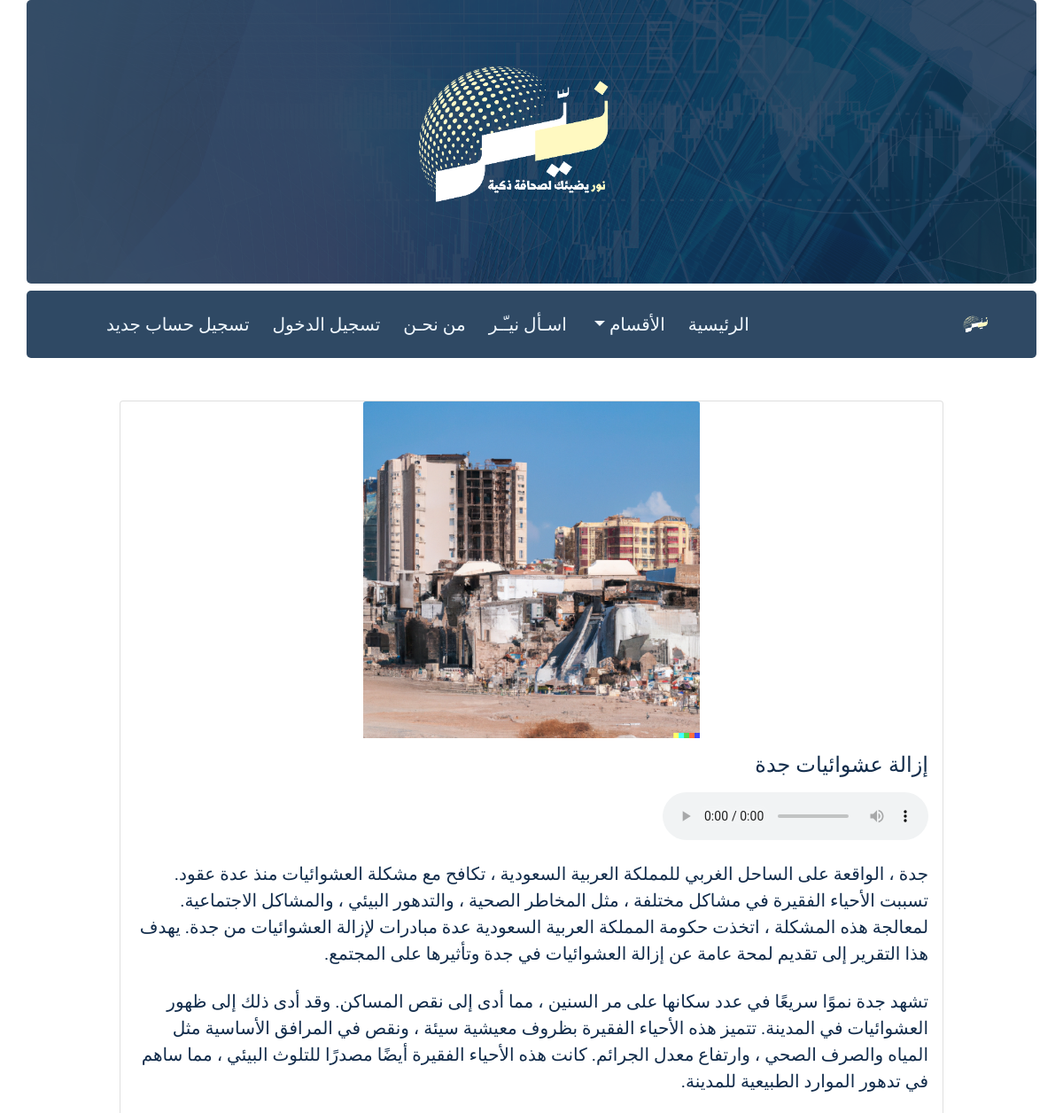
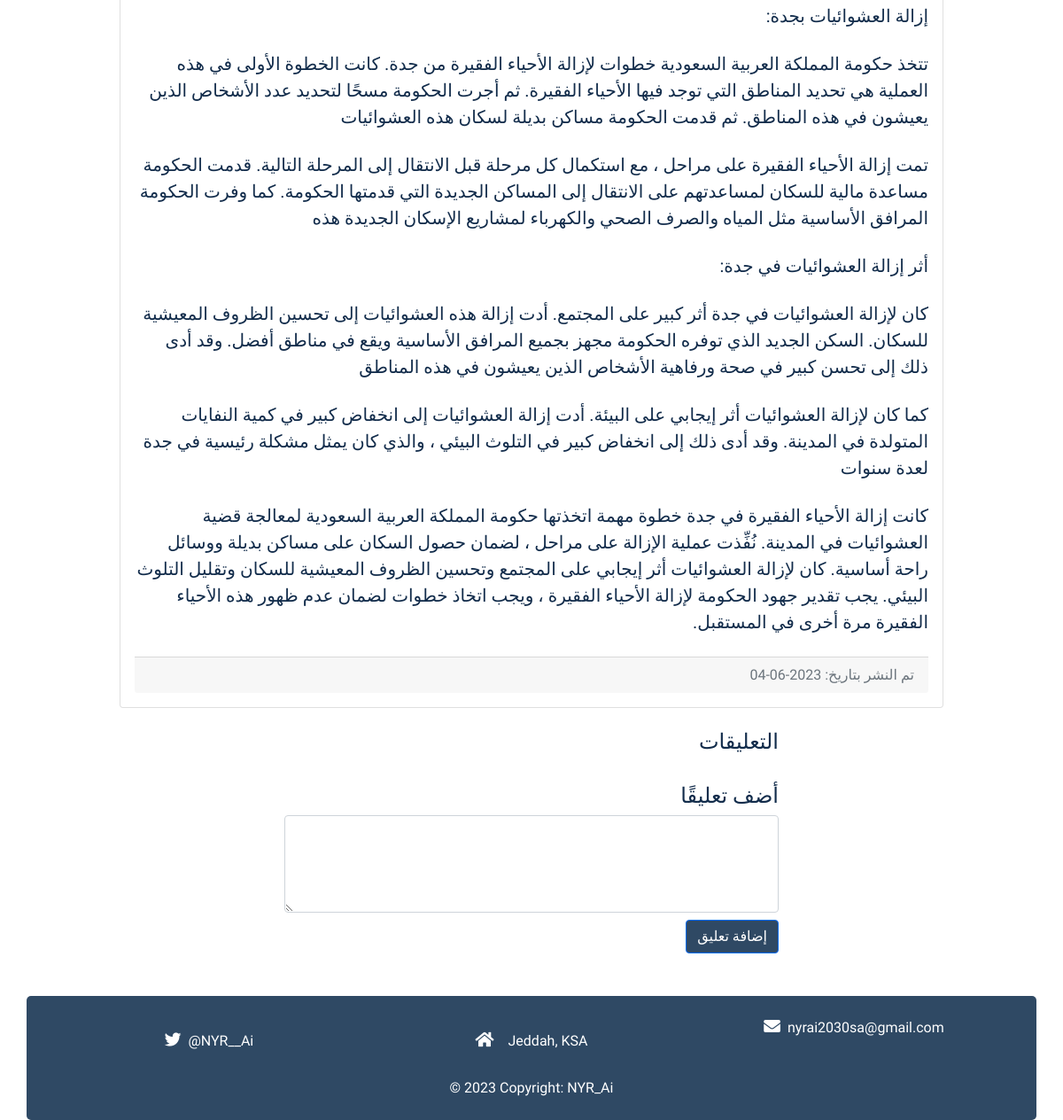
Page /subjects/all/13 on the committed database (2 pictures, top to bottom).
### app/models.py (models this page shows)
class Article(db.Model):
    __tablename__ = 'article'
    id          = db.Column(db.Integer, primary_key=True)
    is_approved = db.Column(db.Boolean, default=False)
    title       = db.Column(db.Text, nullable=False)
    content     = db.Column(db.Text, nullable=False)
    category_id = db.Column(db.Integer, db.ForeignKey('category.id'), nullable=False)
    author_id   = db.Column(db.Integer, db.ForeignKey('user.id'))
    image       = db.Column(db.String(255), nullable=True, default='none')
    audio       = db.Column(db.String(255), nullable=True, default='none')
    created_at  = db.Column(db.DateTime, default=datetime.utcnow, nullable=False)
    comments = db.relationship('Comment', backref='article', cascade='delete', lazy=True)

### app/main_routes.py (the view, shortened to what this page needs)
@app.route("/subjects/all/<sub_id>", methods=['GET', 'POST'])
def show_one_subject(sub_id):
    article = Article.query.get_or_404(sub_id)
    if not article.is_approved:
         flash("الموضوع في انتظار الموافقة على النشر من قبل المدير",'warning')
         return redirect(url_for("index"))
    comments = Comment.query.filter_by(article_id=sub_id).order_by(Comment.created_at).all()
    return render_template("main/show_subject.html", article=article, comments=comments)

### app/admin_routes.py (called while the page is built)
def get_categories():
    categories = Category.query.all()
    return categories

@app.context_processor
def inject_categories():
    return dict(get_categories=get_categories)

### app/templates/main/show_subject.html (shortened to what this page needs)
{% extends "base.html"%}
{% block content %}
<div class="container mt-5 mb-5 d-flex flex-column justify-content-center align-items-center style="margin-top: 100px; margin-bottom: 150px;">
    <div class="card col-sm-12 col-md-12 col-lg-10 " >
        <img class="card-img-top " style="height: 380px; width: 380px; margin-right:auto; margin-left: auto;" src="
        {% if article.image != 'none' %}
        {{ url_for('static', filename='img/uploads/' ~ article.image) }}
        {% else %}
        {{url_for('static', filename='img/default_sub.jpg')}}
        {% endif %}
        " alt="Card image">
        <div class="card-body">
            <h4 class="card-title mb-3">{{article.title}}</h4>
            <div class="audio mt-3 mb-3">
              <audio controls>
                  <source src="{{ url_for('static', filename='audio/uploads/' ~ article.audio) }}" type="audio/mpeg">
                  <source src="{{ url_for('static', filename='audio/uploads/' ~ article.audio) }}" type="audio/mp3">
              </audio>
          </div>
            <article class=" card-text">
                    {{article.content | safe}}
             </article>
             <div class="card-footer text-muted mt-3 ">
            تم النشر بتاريخ: {{ article.created_at.strftime("%Y-%m-%d") }}
          </div>
          </div>
    </div>
              <div class="comments-section mt-4 " style="width: 50%;">
                <h4>التعليقات</h4>
            </div>
            <div class="add-comment-section mt-4 " style="width: 50%;">
                <h4>أضف تعليقًا</h4>
                <form action="{{ url_for('show_one_subject', sub_id=article.id) }}" method="POST">
                    <div class="form-group">
                        <textarea class="form-control" name="content" rows="4" cols="30"></textarea>
                    </div>
                    <button type="submit" class="btn btn-primary primary mt-2">إضافة تعليق</button>
                </form>
            </div>
</div>
{% endblock %}

### app/static/css/main.css (style rules this page uses)
html { height: 100%; }
body { direction: rtl; font-family: 'Tajawal', sans-serif; color: #122C4B; position: relative; min-height: 100%; }
.primary { background-color: #2F4964 !important; }

### rows in the picture
Article: image (picture), title "إزالة عشوائيات جدة", content "جدة ، الواقعة على الساحل الغربي للمملكة العربية السعودية ، تكافح مع مشكلة العشوائيات منذ عدة عقود. تسببت الأحياء الفقيرة في مشاكل مختلفة ، مثل المخاطر الصحية ، والتدهور البيئي ، والمشاكل الاجتماعية. لمعالجة هذه المشكلة ، اتخذت حكومة المملكة العربية السعودية عدة مبادرات لإزالة العشوائيات من جدة. يهدف هذا التقرير إلى تقديم لمحة عامة عن إزالة العشوائيات في جدة وتأثيرها على المجتمع. تشهد جدة نموًا سريعًا في عدد سكانها على مر السنين ، مما أدى إلى نقص المساكن. وقد أدى ذلك إلى ظهور العشوائيات في المدينة. تتميز هذه الأحياء الفقيرة بظروف معيشية سيئة ، ونقص في المرافق الأساسية مثل المياه والصرف الصحي ، وارتفاع معدل الجرائم. كانت هذه الأحياء الفقيرة أيضًا مصدرًا للتلوث البيئي ، مما ساهم في تدهور…", created_at "2023-06-04"
